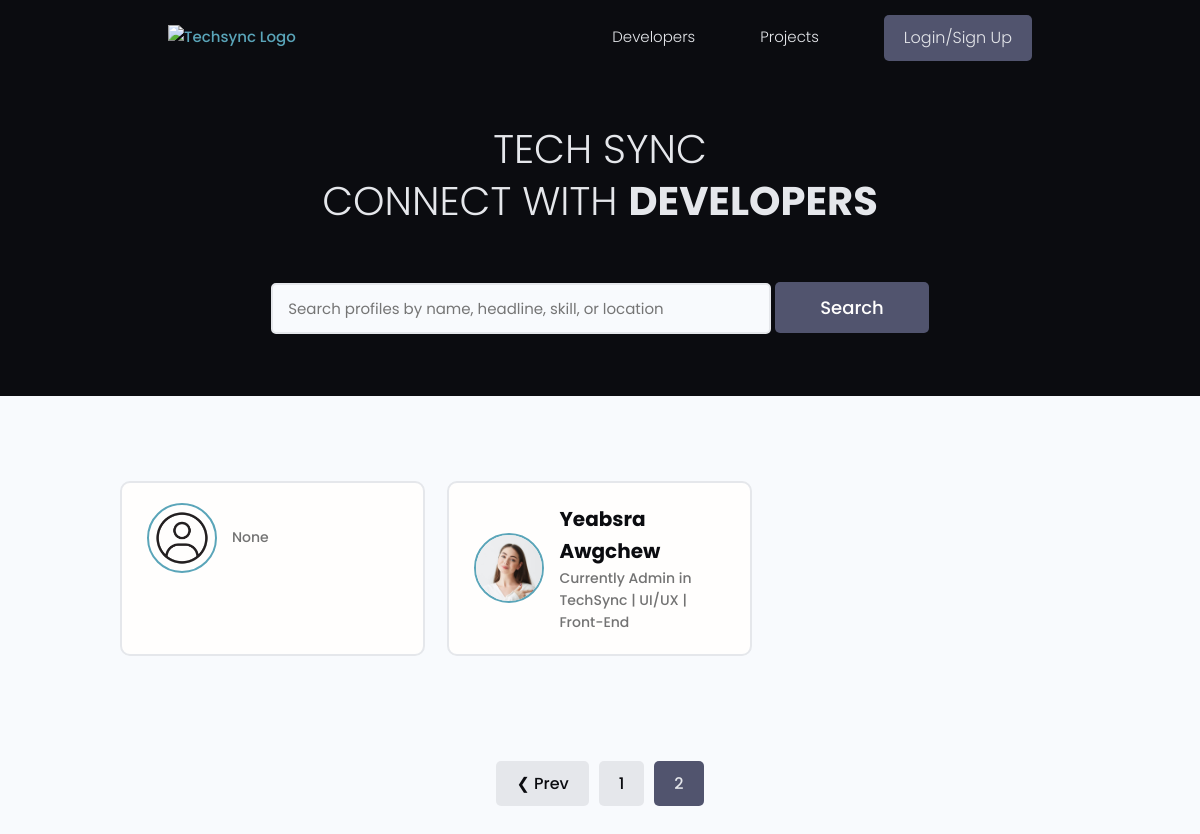
Before: /?page=2 with the older database file.
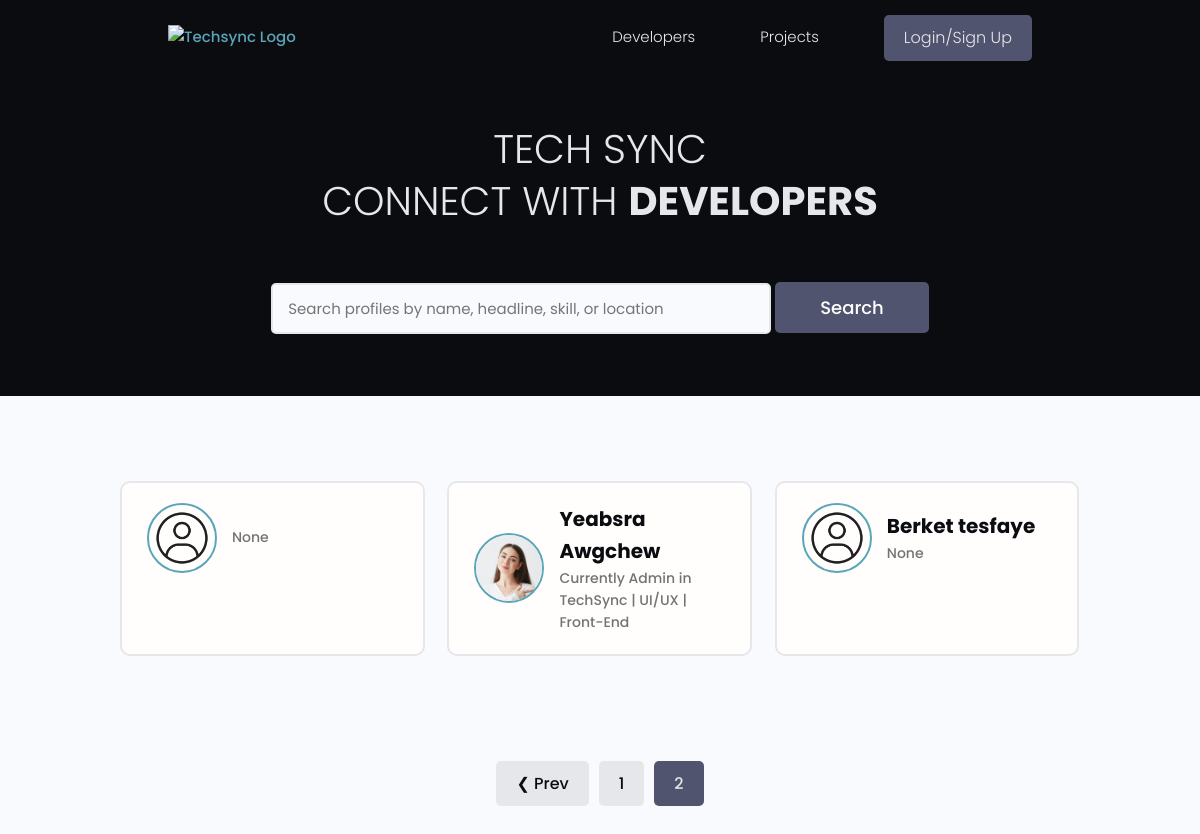
After: the same page with the newer database file.
### users/models.py (models this page shows, shortened)
class Profile(models.Model):
    id = models.UUIDField(default=uuid.uuid4, primary_key=True, unique=True, editable=False, )
    user = models.OneToOneField(User, on_delete=models.CASCADE,null=True,blank=True)
    name = models.CharField(max_length=200, blank=True,null=True)
    username = models.CharField(max_length=200, blank=True,null=True,unique=True)
    headline = models.CharField(max_length=200, blank=True,null=True)
    about = models.TextField(blank=True, null=True)
    location = models.CharField(max_length=200, blank=True,null=True)
    profile_image = models.ImageField(null=True, blank=True,upload_to='profiles', default='default_profile.png')
    github_link = models.CharField(max_length=200, blank=True,null=True)
    twitter_link = models.CharField(max_length=200, blank=True,null=True)
    linkedin_link = models.CharField(max_length=200, blank=True,null=True)
    personal_link = models.CharField(max_length=200, blank=True,null=True)
    created_at = models.DateTimeField(auto_now_add=True)

### users/views.py (the view)
# urls.py: path('', views.Profiles, name='profiles'),
def Profiles(request):
    search_query = request.GET.get('search_query', '')
    profiles = get_search_profile(search_query)
    custom_range, profiles = paginateProfiles(request, profiles, 3)
    context = {
        'profiles': profiles,
        'search_query': search_query,
        'custom_range': custom_range,
    }
    return render(request, 'users/profiles.html', context)

### users/utils.py (called while the page is built)
def paginateProfiles(request, profiles, results):
    page = request.GET.get('page')
    paginator = Paginator(profiles, results)
    try:
        profiles = paginator.page(page)
    except PageNotAnInteger:
        page = 1
        profiles = paginator.page(page)
    except EmptyPage:
        page = paginator.num_pages
        profiles = paginator.page(page)
    leftIndex = (int(page) - 4)
    if leftIndex < 1:
        leftIndex = 1
    rightIndex = (int(page) + 5)
    if rightIndex > paginator.num_pages:
        rightIndex = paginator.num_pages + 1
    custom_range = range(leftIndex, rightIndex)
    return custom_range, profiles

def get_search_profile(search_query):
    if search_query:
        profiles = Profile.objects.distinct().filter(
            Q(name__icontains=search_query) |
            Q(headline__icontains=search_query) |
            Q(skill__name__icontains=search_query) |
            Q(location__icontains=search_query)
        )
    else:
        profiles = Profile.objects.all()
    return profiles

### templates/users/profiles.html (shortened to what this page needs)
{% extends "main/main.html" %}
{% block content %}
  <main class="home">
    <section class="hero-section text-center">
      <div class="container container--narrow">
        <div class="hero-section__box">
            <h2>TECH SYNC</h2>
          <h2>CONNECT WITH <span>DEVELOPERS</span></h2>
        </div>
        <div class="hero-section__search">
          <form class="form" action="#" method="get">
            <div class="form__field">
              <input class="input input--text" id="formInput#search" type="text" name="search_query"
                placeholder="Search profiles by name, headline, skill, or location" value="{{search_query}}" />
            <input class="btn btn--sub btn--lg" type="submit" value="Search" />
          </form>
        </div>
      </div>
    </section>
    <section class="devlist">
      <div class="container">
        <div class="grid grid--three">
        {% for profile in profiles %}
                  <div class="column card">
            <div class="dev">
              <a href="{% url 'user-profile' profile.pk %}" class="card__body">
                <div class="dev__profile">
                  <img class="avatar avatar--md" src="{{ profile.profile_image.url}}" alt="image" />
                  <div class="dev__meta">
                    <h3>{{profile.name}}</h3>
                    <h5>{{profile.headline}}</h5>
                  </div>
                </div>
              </a>
            </div>
          </div>
        {% endfor %}
        </div>
      </div>
    </section>
    {% include 'main/pagination.html' with queryset=profiles custom_range=custom_range %}
  </main>
{% endblock content %}

### templates/main/main.html (shortened to what this page needs)
{% load static %}
<!DOCTYPE html>
<html lang="en">
<head>
  <link rel="stylesheet" href="https://cdnjs.cloudflare.com/ajax/libs/selectize.js/0.13.3/css/selectize.min.css">
    <link rel="stylesheet" href="https://cdnjs.cloudflare.com/ajax/libs/font-awesome/5.15.4/css/all.min.css" />
    <link rel="stylesheet" href="https://cdn.iconmonstr.com/1.3.0/css/iconmonstr-iconic-font.min.css" />
    <link rel="stylesheet" href="{% static 'uikit/styles/uikit.css' %}" />
    <link rel="stylesheet" href="{% static 'styles/app.css' %}" />
</head>
<body>
    {% include "main/navbar.html" %}
    {% block content %}
    {% endblock content %}
</body>
</html>

### templates/main/navbar.html (shortened to what this page needs)
{% load static %}
  <header class="header">
    <div class="container container--narrow">
      <a href="{% url 'projects'%}" class="header__logo">
        <img src="" alt="Techsync Logo" />
      </a>
      <nav class="header__nav">
        <ul class="header__menu">
          <li class="header__menuItem"><a href="{% url 'profiles' %}">Developers</a></li>
          <li class="header__menuItem"><a  href="{% url 'projects' %}">Projects</a></li>
          {% if request.user.is_authenticated %}
          <li class="header__menuItem"><a  href="{% url 'inbox' %}">Inbox</a></li>
          <li class="header__menuItem"><a  href="{% url 'user-account'%}">Account</a></li>
            <li class="header__menuItem"><a href="{% url 'logout' %}"  class="btn btn--sub">Logout</a></li>
          {% else %}
            <li class="header__menuItem"><a href="{% url 'login' %}" class="btn btn--sub">Login/Sign Up</a></li>
          {% endif %}
        </ul>
      </nav>
    </div>
  </header>

### templates/main/pagination.html (shortened to what this page needs)
{% if queryset.has_other_pages %}
<div class="pagination">
    <ul class="container">
        {% if queryset.has_previous %}
        <li><a href="?page={{queryset.previous_page_number}}" class="btn page-link"
                data-page="{{queryset.previous_page_number}}">&#10094; Prev</a></li>
        {% endif %}
        {% for page in custom_range %}
        {% if page == queryset.number%}
        <li><a href="?page={{page}}" class="btn page-link btn--sub" data-page="{{page}}">{{page}}</a></li>
        {% else %}
        <li><a href="?page={{page}}" class="btn page-link" data-page="{{page}}">{{page}}</a></li>
        {% endif %}
        {% endfor %}
    </ul>
</div>
{% endif %}

### static/styles/app.css (style rules this page uses)
:root { --color-sub: #0b0c10; }
.btn--sub { background-color: var(--color-sub-light); }
.card { border: 2px solid var(--color-light); }
img { width: 100%; }
.header { position: sticky; z-index: 111; background-color: var(--color-sub); padding: 1.5rem 0; }
.header > .container { display: flex; justify-content: space-between; align-items: center; }
.header__logo > img { height: 3.8rem; }
.header__nav > ul { display: inline-flex; align-items: center; list-style: none; gap: 6.5rem; }
.header__menuItem > a { color: var(--color-light); font-weight: 300; }
.hero-section { height: 40vh; display: flex; align-items: center; background-color: var(--color-sub); }
.hero-section__box { margin-bottom: 4rem; }
.hero-section__box > h2, .hero-section__box > h2 > span { font-size: 4rem; color: var(--color-light); line-height: 1.3; text-transform: uppercase; }
.hero-section__box > h2 { font-weight: 300; }
.hero-section__box > h2 > span { font-weight: 700; }
.hero-section__search > .form { display: flex; align-items: center; justify-content: center; gap: 2rem; }
.hero-section__search > .form input.input--text { width: 50rem; }
.devlist { margin-top: 8rem; }
.devlist .grid { align-items: stretch; }
.devlist .dev .dev__profile { display: flex; align-items: center; gap: 1.5rem; }
.devlist .dev .dev__meta h3 { color: var(--color-sub); font-size: 2rem; font-weight: 700; }
.devlist .dev .dev__meta h5 { color: var(--color-text); font-size: 1.4rem; font-weight: 500; }
.pagination { margin-top: 8rem; margin-bottom: 10rem; }
.pagination > ul { flex-wrap: wrap; list-style: none; display: flex; align-items: center; justify-content: center; gap: 1rem; }
.pagination .btn { color: var(--color-sub); }
.pagination .btn.btn--sub { color: var(--color-light); }

### static/uikit/styles/modules/_variables.css (style rules this page uses)
:root { --color-main: #5aa5b9; --color-main-light: #e6faff; --color-sub: #3f4156; --color-sub-light: #51546e; --color-sub-lighter: #ededfd; --color-text: #737373; --color-gray: #8b8b8b; --color-light: #e5e7eb; --color-light-gray: #767676; --color-bg: #f8fafd; --color-white: #fffefd; --color-white-light: #f3f3f3; --color-success: #359e64; --color-success-bg: #def8e8; --color-error: #fc4b0b; --color-error-bg: #fff2ee; --font-base: 'Poppins', arial, helvetica, 'Segoe UI', roboto, ubuntu, sans-serif; --font-monospace: 'Fira Code', 'Courier New', courier, monospace; --font-regular: 300; --font-medium: 500; --font-bold: 700; --generic-shadow: 1px 1px 5px #00000010; --generic-transition: all 0.3s ease-in-out; }

### static/uikit/styles/modules/_base.css (style rules this page uses)
* { margin: 0; padding: 0; box-sizing: border-box; text-rendering: optimizeLegibility; color: inherit; font-size: inherit; }
html { font-size: 50%; }
@media only screen and (min-width: 480px) { html { font-size: 56.25%; } }
@media only screen and (min-width: 1200px) { html { font-size: 62.5%; } }
body { line-height: 1.6; font-weight: 400; font-size: 1.5rem; color: var(--color-text); background-color: var(--color-bg); min-height: 100vh; }

### static/uikit/styles/modules/_typography.css (style rules this page uses)
* { font-family: var(--font-base); }
h2 { font-size: 3.6rem; font-weight: var(--font-bold); }
h3 { font-size: 3.2rem; font-weight: var(--font-medium); }
h5 { font-size: 2.4rem; font-weight: var(--font-medium); }
h5, h6 { font-weight: var(--font-regular); }
p, span, strong { font-size: 1.6rem; color: var(--color-text); font-weight: var(--font-regular); }
a { padding-bottom: 2px; text-decoration: none; display: inline-block; color: var(--color-main); font-weight: var(--font-medium); }

### static/uikit/styles/modules/_utilities.css (style rules this page uses)
.container { width: 92%; max-width: 165rem; margin: 0 auto; box-sizing: border-box; }
.container--narrow { width: 92%; max-width: 120rem; }
@media screen and (min-width: 1000px) { .container { width: 90%; } }
@media screen and (min-width: 1000px) { .container--narrow { width: 85%; } }
@media screen and (min-width: 1200px) { .container { width: 80%; } }
@media screen and (min-width: 1200px) { .container--narrow { width: 72%; } }
.text-center { text-align: center; }

### static/uikit/styles/modules/_avatar.css (style rules this page uses)
.avatar { border-radius: 50%; border: 2px solid var(--color-main); object-fit: cover; }
.avatar--md { height: 7rem; width: 7rem; }

### static/uikit/styles/modules/_card.css (style rules this page uses)
.card { border-radius: 1rem; background-color: var(--color-white); border: 1.5px solid var(--color-light); width: auto; height: auto; margin-top: 0.5rem; margin-bottom: 0.5rem; overflow: hidden; }
.card__body, .card__header { padding: 2rem 2.5rem; }

Changed rows visible on the page:
added Profile: profile_image (placeholder picture), name "Berket tesfaye", headline "None"
